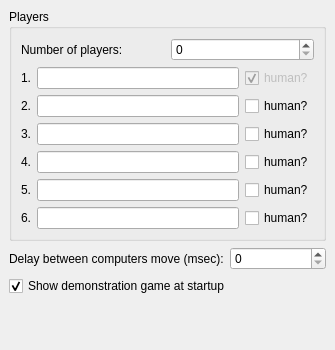
<?xml version="1.0" encoding="UTF-8"?>
<ui version="4.0">
 <class>configPage</class>
 <widget class="QWidget" name="configPage">
  <property name="geometry">
   <rect>
    <x>0</x>
    <y>0</y>
    <width>335</width>
    <height>350</height>
   </rect>
  </property>
  <layout class="QVBoxLayout">
   <property name="spacing">
    <number>6</number>
   </property>
   <property name="margin">
    <number>9</number>
   </property>
   <item>
    <widget class="QGroupBox" name="groupBox">
     <property name="title">
      <string>Players</string>
     </property>
     <layout class="QGridLayout">
      <property name="margin">
       <number>9</number>
      </property>
      <property name="spacing">
       <number>6</number>
      </property>
      <item row="3" column="1">
       <widget class="QLineEdit" name="kcfg_player3Name">
        <property name="text">
         <string/>
        </property>
       </widget>
      </item>
      <item row="6" column="2">
       <widget class="QCheckBox" name="kcfg_player6IsHuman">
        <property name="text">
         <string>human?</string>
        </property>
       </widget>
      </item>
      <item row="0" column="0" colspan="3">
       <layout class="QHBoxLayout">
        <property name="spacing">
         <number>6</number>
        </property>
        <property name="margin">
         <number>0</number>
        </property>
        <item>
         <widget class="QLabel" name="label_5">
          <property name="text">
           <string>Number of players:</string>
          </property>
         </widget>
        </item>
        <item>
         <widget class="KIntSpinBox" name="kcfg_numberOfPlayers"/>
        </item>
       </layout>
      </item>
      <item row="3" column="0">
       <widget class="QLabel" name="label_2_2">
        <property name="text">
         <string>3.</string>
        </property>
        <property name="alignment">
         <set>Qt::AlignCenter</set>
        </property>
       </widget>
      </item>
      <item row="3" column="2">
       <widget class="QCheckBox" name="kcfg_player3IsHuman">
        <property name="text">
         <string>human?</string>
        </property>
       </widget>
      </item>
      <item row="2" column="0">
       <widget class="QLabel" name="label_2">
        <property name="text">
         <string>2.</string>
        </property>
       </widget>
      </item>
      <item row="2" column="1">
       <widget class="QLineEdit" name="kcfg_player2Name">
        <property name="text">
         <string/>
        </property>
       </widget>
      </item>
      <item row="2" column="2">
       <widget class="QCheckBox" name="kcfg_player2IsHuman">
        <property name="text">
         <string>human?</string>
        </property>
       </widget>
      </item>
      <item row="1" column="0">
       <widget class="QLabel" name="label">
        <property name="enabled">
         <bool>true</bool>
        </property>
        <property name="text">
         <string>1.</string>
        </property>
       </widget>
      </item>
      <item row="1" column="1">
       <widget class="QLineEdit" name="kcfg_player1Name">
        <property name="text">
         <string/>
        </property>
       </widget>
      </item>
      <item row="1" column="2">
       <widget class="QCheckBox" name="kcfg_player1IsHuman">
        <property name="enabled">
         <bool>false</bool>
        </property>
        <property name="text">
         <string>human?</string>
        </property>
        <property name="checkable">
         <bool>true</bool>
        </property>
        <property name="checked">
         <bool>true</bool>
        </property>
       </widget>
      </item>
      <item row="4" column="0">
       <widget class="QLabel" name="label_2_2_2">
        <property name="text">
         <string>4.</string>
        </property>
       </widget>
      </item>
      <item row="4" column="1">
       <widget class="QLineEdit" name="kcfg_player4Name">
        <property name="text">
         <string/>
        </property>
       </widget>
      </item>
      <item row="4" column="2">
       <widget class="QCheckBox" name="kcfg_player4IsHuman">
        <property name="text">
         <string>human?</string>
        </property>
       </widget>
      </item>
      <item row="5" column="0">
       <widget class="QLabel" name="label_2_3">
        <property name="text">
         <string>5.</string>
        </property>
       </widget>
      </item>
      <item row="5" column="1">
       <widget class="QLineEdit" name="kcfg_player5Name">
        <property name="text">
         <string/>
        </property>
       </widget>
      </item>
      <item row="5" column="2">
       <widget class="QCheckBox" name="kcfg_player5IsHuman">
        <property name="text">
         <string>human?</string>
        </property>
       </widget>
      </item>
      <item row="6" column="0">
       <widget class="QLabel" name="label_2_3_2">
        <property name="text">
         <string>6.</string>
        </property>
       </widget>
      </item>
      <item row="6" column="1">
       <widget class="QLineEdit" name="kcfg_player6Name">
        <property name="text">
         <string/>
        </property>
       </widget>
      </item>
     </layout>
    </widget>
   </item>
   <item>
    <layout class="QHBoxLayout">
     <property name="spacing">
      <number>6</number>
     </property>
     <property name="margin">
      <number>0</number>
     </property>
     <item>
      <widget class="QLabel" name="label_3">
       <property name="text">
        <string>Delay between computers move (msec):</string>
       </property>
      </widget>
     </item>
     <item>
      <widget class="KIntSpinBox" name="kcfg_waitTime"/>
     </item>
    </layout>
   </item>
   <item>
    <widget class="QCheckBox" name="kcfg_startupDemoEnabled">
     <property name="text">
      <string>Show demonstration game at startup</string>
     </property>
     <property name="checked">
      <bool>true</bool>
     </property>
    </widget>
   </item>
   <item>
    <spacer>
     <property name="orientation">
      <enum>Qt::Vertical</enum>
     </property>
     <property name="sizeHint" stdset="0">
      <size>
       <width>20</width>
       <height>40</height>
      </size>
     </property>
    </spacer>
   </item>
  </layout>
 </widget>
 <customwidgets>
  <customwidget>
   <class>KIntSpinBox</class>
   <extends>QSpinBox</extends>
   <header>knuminput.h</header>
  </customwidget>
 </customwidgets>
 <tabstops>
  <tabstop>kcfg_numberOfPlayers</tabstop>
  <tabstop>kcfg_player1Name</tabstop>
  <tabstop>kcfg_player1IsHuman</tabstop>
  <tabstop>kcfg_player2Name</tabstop>
  <tabstop>kcfg_player2IsHuman</tabstop>
  <tabstop>kcfg_player3Name</tabstop>
  <tabstop>kcfg_player3IsHuman</tabstop>
  <tabstop>kcfg_player4Name</tabstop>
  <tabstop>kcfg_player4IsHuman</tabstop>
  <tabstop>kcfg_player5Name</tabstop>
  <tabstop>kcfg_player5IsHuman</tabstop>
  <tabstop>kcfg_player6Name</tabstop>
  <tabstop>kcfg_player6IsHuman</tabstop>
  <tabstop>kcfg_waitTime</tabstop>
 </tabstops>
 <resources/>
 <connections/>
</ui>
